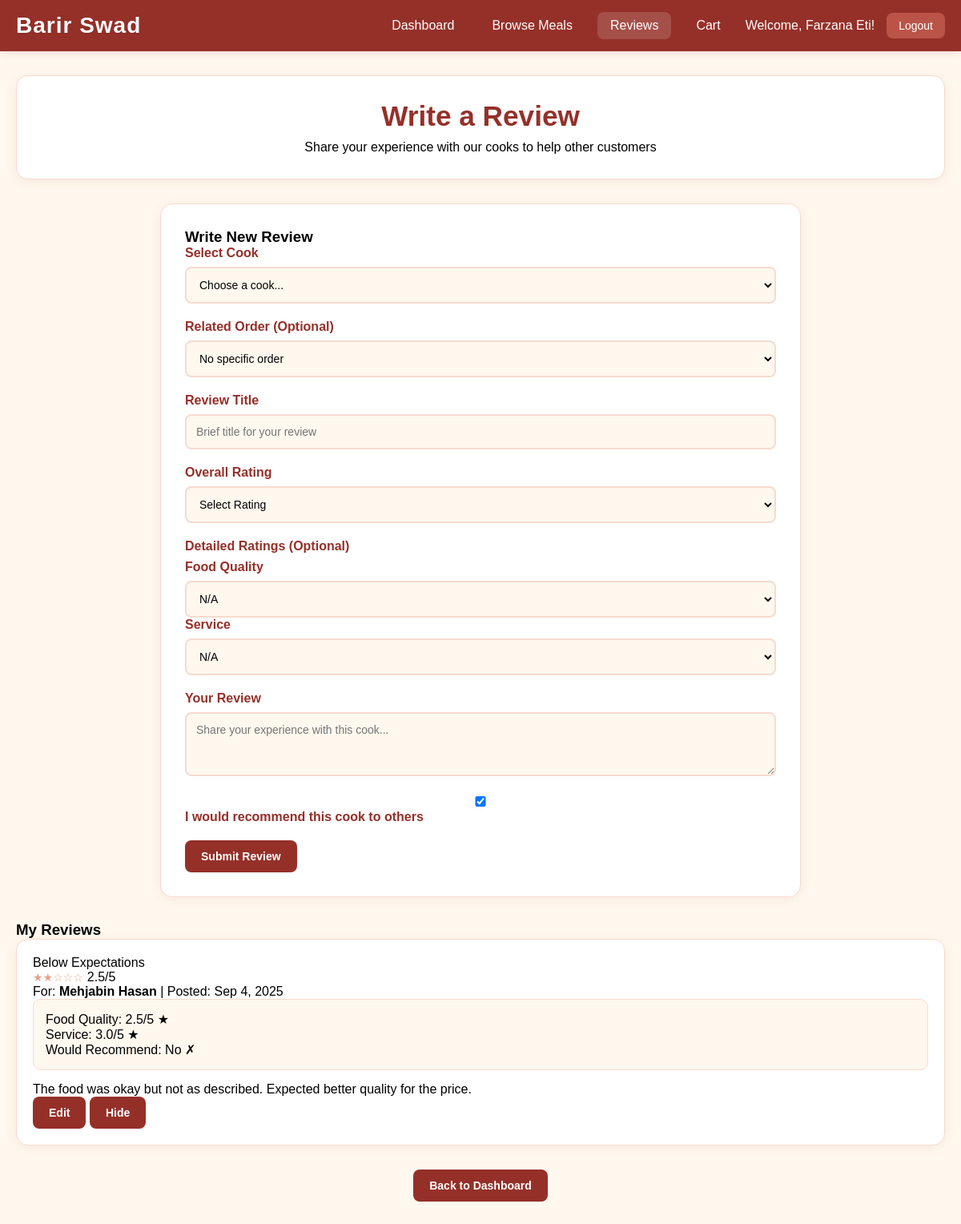
Page /review.php (signed in) on the committed database.
### tables this page shows
CREATE TABLE `customer_rates_cooks` (
  `Review_ID` int(10) NOT NULL,
  `CustomerID` int(11) NOT NULL,
  `CookID` int(11) NOT NULL,
  `Order_ID` int(10) DEFAULT NULL,
  `Rating` decimal(2,1) NOT NULL CHECK (`Rating` >= 1.0 and `Rating` <= 5.0),
  `Review_Title` varchar(100) NOT NULL DEFAULT 'Review',
  `Comment` text NOT NULL,
  `Food_Quality_Rating` decimal(2,1) DEFAULT NULL,
  `Service_Rating` decimal(2,1) DEFAULT NULL,
  `Would_Recommend` tinyint(1) DEFAULT 1,
  `Status` enum('Active','Hidden','Reported') NOT NULL DEFAULT 'Active',
  `Admin_Notes` text DEFAULT NULL,
  `Created_Date` timestamp NOT NULL DEFAULT current_timestamp(),
  `Updated_Date` timestamp NOT NULL DEFAULT current_timestamp() ON UPDATE current_timestamp()
);

CREATE TABLE `user` (
  `U_ID` int(10) NOT NULL,
  `Email` varchar(50) NOT NULL,
  `Exp_Years` int(50) NOT NULL,
  `Name` varchar(100) NOT NULL,
  `Address` varchar(100) NOT NULL,
  `Type` enum('Admin','Customer','Cook','') NOT NULL DEFAULT 'Customer',
  `Password` varchar(15) NOT NULL
);

### review.php (the view, shortened to what this page needs)
<?php
require 'dbconnect.php';
$customer_id = $_SESSION['user_id'];
$reviews_sql = "SELECT r.*, u.Name as CookName
                FROM customer_rates_cooks r
                JOIN user u ON r.CookID = u.U_ID
                WHERE r.CustomerID = ? AND r.Status = 'Active'
                ORDER BY r.Created_Date DESC";
$reviews_stmt = $conn->prepare($reviews_sql);
$reviews_stmt->bind_param("i", $customer_id);
$reviews_stmt->execute();
$my_reviews = $reviews_stmt->get_result();
$edit_review = null;
?>
<!DOCTYPE html>
<html lang="en">
<head>
    <link rel="stylesheet" href="styles.css">
</head>
<body>
    <header class="header">
        <div class="nav">
            <div class="logo">Barir Swad</div>
            <nav class="nav-links">
                <a href="customer_dashboard.php">Dashboard</a>
                <a href="meal.php">Browse Meals</a>
                <a href="customer_review.php" class="active">Reviews</a>
                <a href="view_cart.php">Cart</a>
                <span>Welcome, <?= htmlspecialchars($_SESSION['user_name']) ?>!</span>
                <a href="admin_logout.php" class="btn logout">Logout</a>
            </nav>
        </div>
    </header>
    <div class="container">
        <div class="page-header">
            <h1><?= $edit_review ? 'Edit Your Review' : 'Write a Review' ?></h1>
            <p>Share your experience with our cooks to help other customers</p>
        </div>
        <div class="review-sections">
            <div class="review-form-section">
                <h3><?= $edit_review ? 'Edit Review' : 'Write New Review' ?></h3>
                <form method="POST">
                    <div class="form-group">
                        <label for="cook_id">Select Cook</label>
                        <select id="cook_id" name="cook_id" required <?= $edit_review ? 'disabled' : '' ?>>
                            <option value="">Choose a cook...</option>
                        </select>
                    </div>
                    <div class="form-group">
                        <label for="order_id">Related Order (Optional)</label>
                        <select id="order_id" name="order_id">
                            <option value="">No specific order</option>
                        </select>
                    </div>
                    <div class="form-group">
                        <label for="review_title">Review Title</label>
                        <input type="text" id="review_title" name="review_title" required
                               value="<?= $edit_review ? htmlspecialchars($edit_review['Review_Title']) : '' ?>"
                               placeholder="Brief title for your review">
                    </div>
                    <div class="form-group">
                        <label>Overall Rating</label>
                        <select name="rating" required>
                            <option value="">Select Rating</option>
                        </select>
                    </div>
                    <div class="form-group">
                        <label>Detailed Ratings (Optional)</label>
                        <div class="rating-group">
                            <div>
                                <label>Food Quality</label>
                                <select name="food_quality_rating">
                                    <option value="">N/A</option>
                                </select>
                            </div>
                            <div>
                                <label>Service</label>
                                <select name="service_rating">
                                    <option value="">N/A</option>
                                </select>
                            </div>
                        </div>
                    </div>
                    <div class="form-group">
                        <label for="comment">Your Review</label>
                        <textarea id="comment" name="comment" required
                                  placeholder="Share your experience with this cook..."><?= $edit_review ? htmlspecialchars($edit_review['Comment']) : '' ?></textarea>
                    </div>
                    <div class="form-group">
                        <div class="checkbox-group">
                            <input type="checkbox" id="would_recommend" name="would_recommend"
                                   <?= (!$edit_review || $edit_review['Would_Recommend']) ? 'checked' : '' ?>>
                            <label for="would_recommend">I would recommend this cook to others</label>
                        </div>
                    </div>
                    <button type="submit" name="<?= $edit_review ? 'update_review' : 'submit_review' ?>" class="submit-btn">
                        <?= $edit_review ? 'Update Review' : 'Submit Review' ?>
                    </button>
                </form>
            </div>
            <div class="my-reviews-section">
                <h3>My Reviews</h3>
                <?php if ($my_reviews->num_rows > 0): ?>
                    <?php while($review = $my_reviews->fetch_assoc()): ?>
                        <div class="review-card">
                            <div class="review-header">
                                <div class="review-title"><?= htmlspecialchars($review['Review_Title']) ?></div>
                                <div class="review-rating">
                                    <div class="stars">
                                        <?php
                                        $rating = $review['Rating'];
                                        for($i = 1; $i <= 5; $i++) {
                                            if($i <= $rating) echo '★';
                                            elseif($i - 0.5 <= $rating) echo '☆';
                                            else echo '☆';
                                        }
                                        ?>
                                    </div>
                                    <span><?= $review['Rating'] ?>/5</span>
                                </div>
                            </div>
                            <div class="review-meta">
                                For: <strong><?= htmlspecialchars($review['CookName']) ?></strong> |
                                Posted: <?= date('M j, Y', strtotime($review['Created_Date'])) ?>
                            </div>
                            <?php if ($review['Food_Quality_Rating'] || $review['Service_Rating']): ?>
                                <div class="rating-breakdown">
                                    <?php if ($review['Food_Quality_Rating']): ?>
                                        <div class="rating-item">
                                            <span>Food Quality:</span>
                                            <span><?= $review['Food_Quality_Rating'] ?>/5 ★</span>
                                        </div>
                                    <?php endif; ?>
                                    <?php if ($review['Service_Rating']): ?>
                                        <div class="rating-item">
                                            <span>Service:</span>
                                            <span><?= $review['Service_Rating'] ?>/5 ★</span>
                                        </div>
                                    <?php endif; ?>
                                    <div class="rating-item">
                                        <span>Would Recommend:</span>
                                        <span><?= $review['Would_Recommend'] ? 'Yes ✓' : 'No ✗' ?></span>
                                    </div>
                                </div>
                            <?php endif; ?>
                            <div class="review-text"><?= nl2br(htmlspecialchars($review['Comment'])) ?></div>
                            <div class="review-actions">
                                <a href="customer_review.php?edit=<?= $review['Review_ID'] ?>" class="btn btn-primary">Edit</a>
                                <form method="POST" style="display: inline;" onsubmit="return confirm('Are you sure you want to hide this review?')">
                                    <button type="submit" name="delete_review" class="btn btn-danger">Hide</button>
                                </form>
                            </div>
                        </div>
                    <?php endwhile; ?>
                <?php endif; ?>
            </div>
        </div>
        <div style="text-align: center; margin: 30px 0;">
            <a href="customer_dashboard.php" class="btn btn-primary">Back to Dashboard</a>
        </div>
    </div>
</body>
</html>

### styles.css (style rules this page uses)
* { margin: 0; padding: 0; box-sizing: border-box; font-family: Arial, sans-serif; }
body { margin: 0; background: #FFF8EE; min-height: 100vh; }
.header, .navbar, .admin-header { background: #953029; color: white; box-shadow: 0 2px 10px rgba(149, 48, 41, 0.15); padding: 15px 0; margin-bottom: 20px; }
.nav, .admin-nav { display: flex; justify-content: space-between; align-items: center; max-width: 1200px; margin: 0 auto; padding: 0 20px; width: 100%; }
.logo { font-family: 'DynaPuff', cursive, Arial, sans-serif; font-weight: 700; font-size: 28px; color: white; letter-spacing: 1px; text-shadow: 0 1px 2px rgba(0,0,0,0.15); transition: transform 0.3s; }
.nav-links { display: flex; gap: 15px; align-items: center; }
.nav-links a, .navbar nav a { color: white; text-decoration: none; padding: 8px 16px; border-radius: 8px; font-weight: 500; transition: background 0.3s; }
.nav-links a:hover, .navbar nav a:hover, .nav-links a.active { background: rgba(255,255,255,0.15); }
.nav-links .btn { background: rgba(255,255,255,0.15); color: white; }
.logout-btn, .nav-links .logout { background: #BA5448; color: white; padding: 8px 15px; border: none; border-radius: 8px; text-decoration: none; cursor: pointer; transition: background 0.3s; }
.container { max-width: 1200px; margin: 30px auto; padding: 0 20px; }
.welcome-section, .page-header { background: white; padding: 30px; border-radius: 15px; box-shadow: 0 3px 15px rgba(149, 48, 41, 0.08); margin-bottom: 30px; text-align: center; border: 1px solid #F7DACF; }
.welcome-section h1, .page-header h1 { color: #953029; margin-bottom: 10px; font-size: 2.2em; }
.review-card { background: white; border-radius: 15px; padding: 20px; margin-bottom: 15px; box-shadow: 0 3px 15px rgba(149, 48, 41, 0.08); transition: transform 0.3s, box-shadow 0.3s; border: 1px solid #F7DACF; }
.btn, button, .submit-btn { background: #953029; color: white; padding: 12px 20px; border-radius: 8px; text-decoration: none; border: none; cursor: pointer; font-size: 14px; font-weight: 600; transition: all 0.3s; display: inline-block; }
.btn-primary { background: #953029; }
.btn-danger { background: #953029; }
.form-container, .booking-section, .add-meal-section, .review-form-section, .profile-form { background: white; padding: 30px; border-radius: 15px; box-shadow: 0 3px 15px rgba(149, 48, 41, 0.08); margin: 30px auto; max-width: 800px; border: 1px solid #F7DACF; }
.form-group, .form-group-full { margin-bottom: 20px; }
.form-group label { display: block; margin-bottom: 8px; font-weight: 600; color: #953029; }
.form-group input, .form-group select, .form-group textarea, input, textarea, select, #description { width: 100%; padding: 12px; border: 2px solid #F7DACF; border-radius: 8px; font-size: 14px; transition: all 0.3s; box-sizing: border-box; font-family: Arial, sans-serif; background: #FFF8EE; }
.form-group textarea, textarea { min-height: 80px; resize: vertical; }
.rating-display, .review-rating { display: flex; align-items: center; gap: 5px; }
.stars { color: #E2A48A; font-size: 14px; }
.rating-breakdown { background: #FFF8EE; padding: 15px; border-radius: 10px; margin-bottom: 15px; border: 1px solid #F7DACF; }

### rows in the picture
customer_rates_cooks: Review_Title "Below Expectations", Rating "2.5", CookID.Name "Mehjabin Hasan", Created_Date "Sep 4, 2025", Food_Quality_Rating "2.5", Service_Rating "3.0", Would_Recommend "No ✗", Comment "The food was okay but not as described. Expected better quality for the price."

### other values in the picture
$_SESSION['user_name'] "Farzana Eti"
